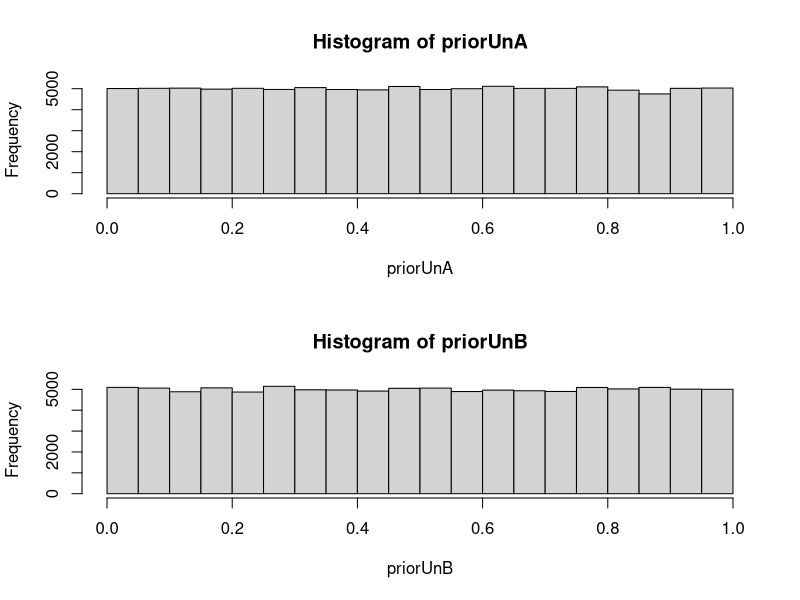
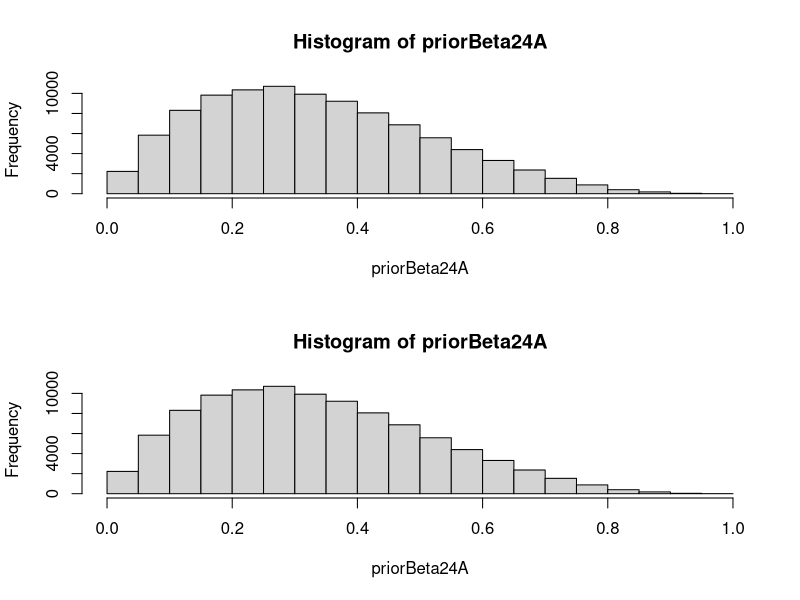
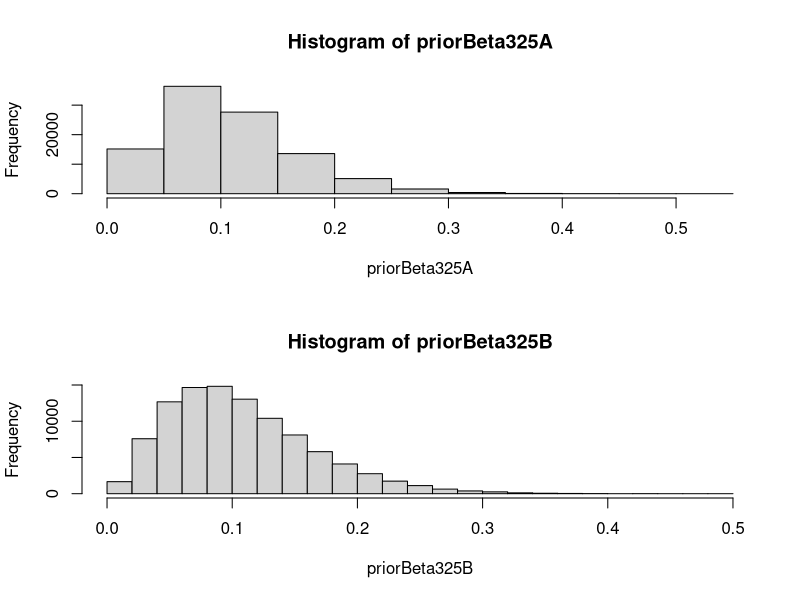
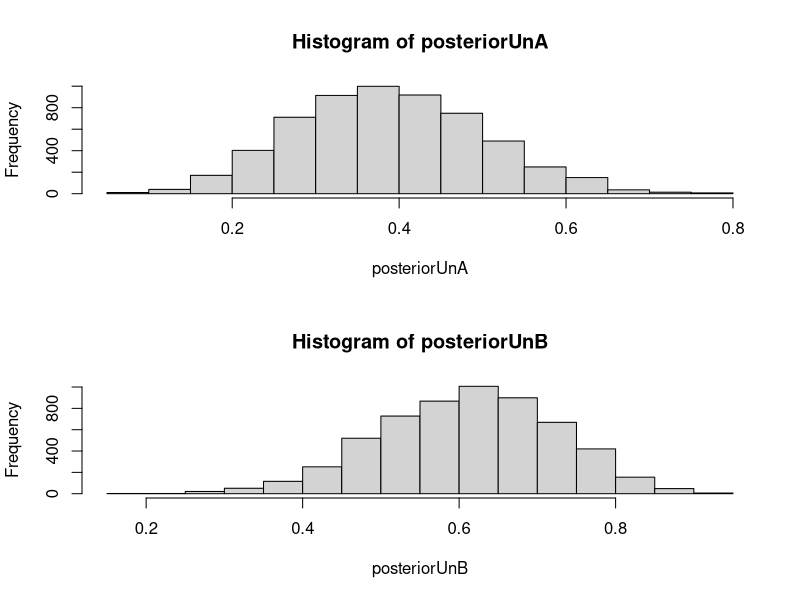
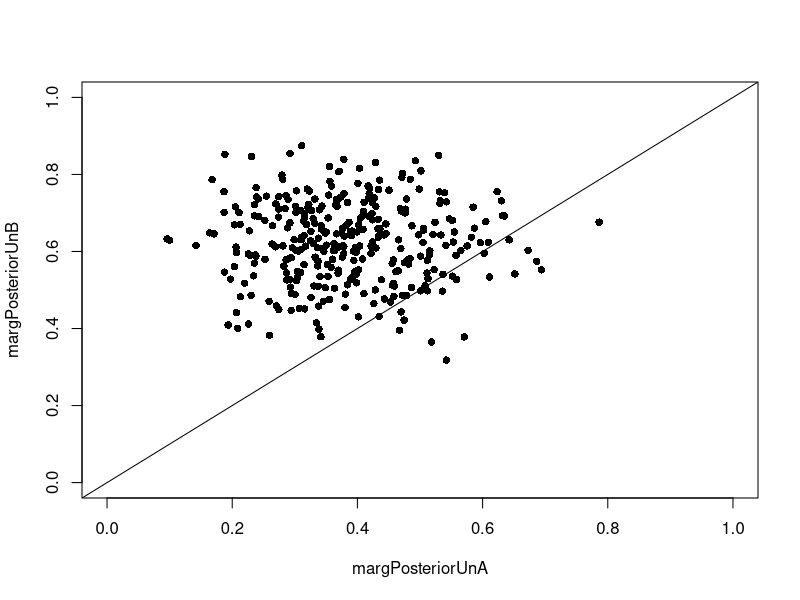
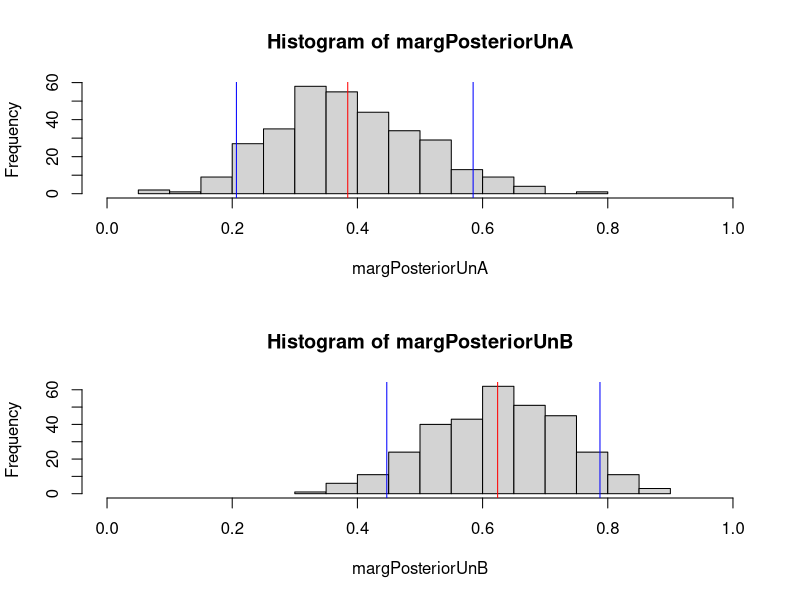
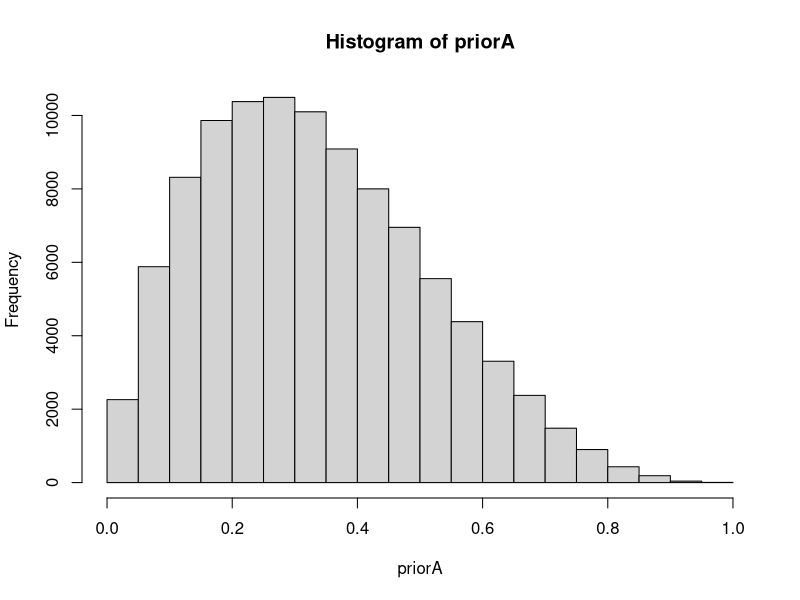
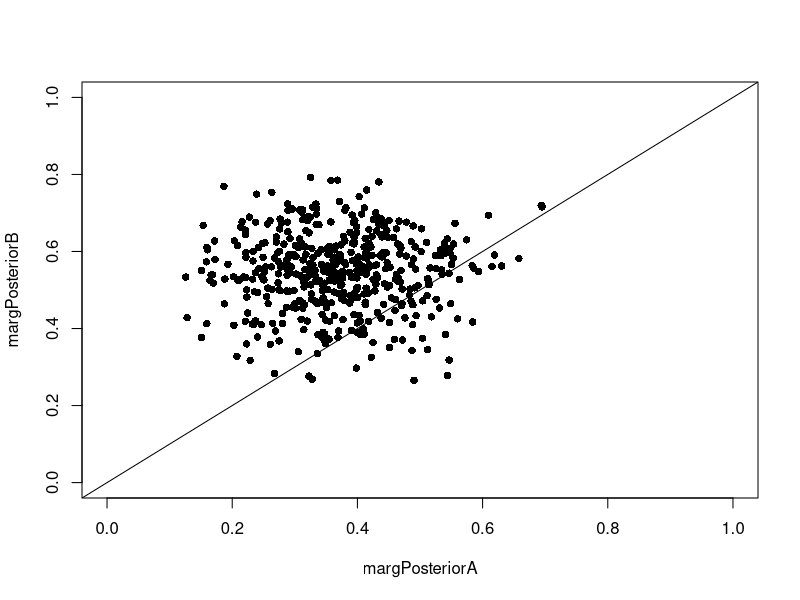

These figures' R source, in order: (Note: this script raises an error after producing the figures.)
## ---- chunk 1
knitr::opts_chunk$set(echo = TRUE)
## ---- chunk 2
# Simulate n random draws from the different priors
n = 100000

par(mfrow=c(2,1))
# uninformative prior:
priorUnA <- runif(n)
hist(priorUnA) # Eyball the prior
priorUnB <- runif(n)
hist(priorUnB) # Eyball the prior


# beta(2, 4) prior
priorBeta24A <- rbeta(n, 2, 4)
hist(priorBeta24A)
priorBeta24B <- rbeta(n, 2, 4)
hist(priorBeta24A)


# beta(3, 25) prior
priorBeta325A <- rbeta(n, 3, 25)
hist(priorBeta325A)
priorBeta325B <- rbeta(n, 3, 25)
hist(priorBeta325B)


# Define the generative model of uninformative prior:
generativemodelUnA <- function(theta) {
  rbinom(1, 16, theta)
}
generativemodelUnB <- function(theta) {
  rbinom(1, 16, theta)
}


# Simulate and store data from uninformative prior: 
simdataUnA <- rep(NA, n)
for(i in 1:n) {
  simdataUnA[i] <- generativemodelUnA(priorUnA[i])
}
simdataUnB <- rep(NA, n)
for(i in 1:n) {
  simdataUnB[i] <- generativemodelUnA(priorUnB[i])
}

# Filter out all draws that do not match the data of the uniform prior:
posteriorUnA <- priorUnA[simdataUnA == 6]
hist(posteriorUnA)
length(posteriorUnA)
posteriorUnB <- priorUnB[simdataUnB == 10]
hist(posteriorUnB)
length(posteriorUnB)

# Condition on observed data
ind = ( (simdataUnA==6) & (simdataUnB==10) )
ind[1:20]
margPosteriorUnA <- priorUnA[ind]
margPosteriorUnB <- priorUnB[ind]

# evaluate results
par(mfrow=c(1,1))
plot(margPosteriorUnA, margPosteriorUnB, cex=1, pch=16, xlim=c(0,1), ylim=c(0,1))
abline(0,1)

par(mfcol=c(2,1))
hist(margPosteriorUnA,xlim=0:1)
abline(v=mean(margPosteriorUnA),col="red")
abline(v=quantile(margPosteriorUnA,c(0.05,0.95)),col="blue")
hist(margPosteriorUnB,xlim=0:1)
abline(v=mean(margPosteriorUnB),col="red")
abline(v=quantile(margPosteriorUnB,c(0.05,0.95)),col="blue")
par(mfcol=c(1,1))
## ---- chunk 3
# number of samples
nSamples = 100000

# Data
asked    = 16 # number of asked/invited people
SingnupA =  6 # number of signups with method A
SingnupB = 10 # number of signups with method B

# Simulate prior
# Case 1
priorA = runif(nSamples,0,1)
priorB = runif(nSamples,0,1)
# Case 2
priorA = rbeta(nSamples,2,4)
priorB = rbeta(nSamples,2,4)
# Case 3
# priorA = rbeta(nSamples,3,25)
# priorB = rbeta(nSamples,3,25)
hist(priorA)

# Simulate generative model (likelihood)
simSingnupA = rbinom(nSamples,asked,priorA)
simSingnupB = rbinom(nSamples,asked,priorB)

# Condition on observed data
ind = ( (simSingnupA==SingnupA) & (simSingnupB==SingnupB) )

margPosteriorA = priorA[ind]
margPosteriorB = priorB[ind]

# evaluate results
par(mfrow=c(1,1))
plot(margPosteriorA,margPosteriorB,cex=1,pch=16,xlim=c(0,1),ylim=c(0,1))
abline(0,1)

par(mfcol=c(2,1))
hist(margPosteriorA,xlim=0:1)
abline(v=mean(margPosteriorA),col="red")
abline(v=quantile(margPosteriorA,c(0.05,0.95)),col="blue")
hist(margPosteriorB,xlim=0:1)
abline(v=mean(margPosteriorB),col="red")
abline(v=quantile(margPosteriorB,c(0.05,0.95)),col="blue")
par(mfcol=c(1,1))
print(mean(margPosteriorA)); mean(margPosteriorB)
## ---- chunk 4
# number of samples
n <- 100000

# Signups
asked <- 32
signupA <- 12
signupB <- 20

# Simulate just the prior you wish to investigate:
## uniform prior
priorA <- runif(n, 0, 1)
priorB <- runif(n, 0, 1)

## beta(2,4) prior
priorA <- rbeta(n, 2, 4)
priorB <- rbeta(n, 2, 4)

## beta(3, 25) prior
priorA <- rbeta(n, 3, 25)
priorB <- rbeta(n, 3, 25)

# simulate generative model
simSignupA <- rbinom(n, asked, priorA)
simSignupB <- rbinom(n, asked, priorB)

# condition on observed data
ind <- ( (simSignupA == signupA) & (simSignupB == signupB) )

margPosteriorA <- priorA[ind]
margPosteriorB <- priorB[ind]

# inspect results
par(mfrow=c(1,1))
plot(margPosteriorA, margPosteriorB, xlim = c(0, 1), ylim = c(0, 1))
abline(0, 1)

par(mfrow=c(2, 1))
hist(margPosteriorA, xlim = c(0, 1))
abline(v = mean(margPosteriorA), col = 'red')
abline(v = quantile(margPosteriorA, probs = c(0.05, 0.95)), col = 'blue')

hist(margPosteriorB, xlim = c(0, 1))
abline(v = mean(margPosteriorB), col = 'red')
abline(v = quantile(margPosteriorB, probs = c(0.05, 0.95)), col = 'blue')

print(paste('Mean marginal PosteriorA:', round(mean(margPosteriorA), 4)))
print(paste('Mean marginal PosteriorB:', round(mean(margPosteriorB), 4)))
